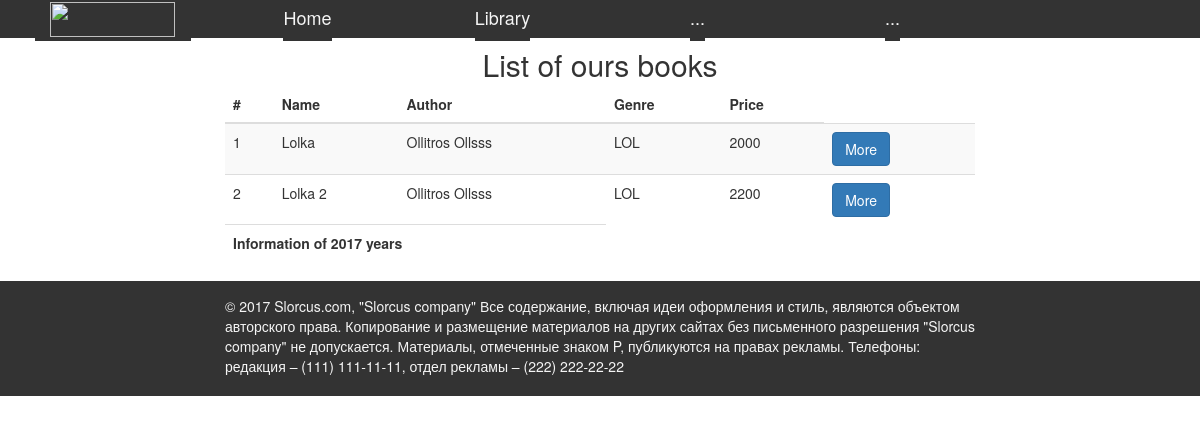
/library/, run on the app's committed database.
### Library/models.py (models this page shows, shortened)
class Book(models.Model):
    name = models.CharField(max_length=48)
    author = models.ForeignKey(Author, blank=True, null=True, default=None)
    genre = models.ForeignKey(Genre, blank=True, null=True, default=None)
    price = models.CharField(max_length=32)
    description = models.TextField(max_length=4096)
    class Meta:
        verbose_name_plural = "Books"
        verbose_name = "Book"

class Author(models.Model):
    name = models.CharField(max_length=48)
    sur_name = models.CharField(max_length=48)
    def __str__(self):
        return "%s %s" % (self.name, self.sur_name)
    class Meta:
        verbose_name_plural = "Authors"
        verbose_name = "Author"

class Genre(models.Model):
    name = models.CharField(max_length=48)
    def __str__(self):
        return "%s" % self.name
    class Meta:
        verbose_name_plural = "Genres"
        verbose_name = "Genre"

### Library/views.py (the view)
# urls.py: url(r'^library/$', views.library, name='library'),
def library(request):
    books = Book.objects.all()
    return render(request, 'library/library.html', locals())

### templates/library/library.html
{% extends 'BASE.html' %}
{% load static %}
{% block content %}
    <h2 style="text-align: center; margin: 0px; margin-bottom: 5px;">List of ours books</h2>
    <div class="row">
        <div class="col-md-8 col-md-offset-2">
            <table class="table table-striped">
                <thead>
        <tr>
            <th>#</th> <th>Name</th> <th>Author</th> <th>Genre</th> <th>Price</th>
        </tr>
    </thead>
    <tbody>
        {% for book in books %}
               <tr>
               <td>{{ book.id }}</td> <td>{{ book.name }}</td> <td>{{ book.author }}</td> <td>{{ book.genre }}</td> <td>{{ book.price }}</td>
                   <td>
                       <form action="{% url "about_book" book.id %}">
                           <button class="btn btn-primary" type="submit">More</button>
                       </form>
                   </td>
           </tr>
       {% endfor %}
    <tbody>
    <tfoot>
        <tr>
            <th colspan="3">Information of 2017 years</th>
        </tr>
    </tfoot>
            </table>
        </div>
    </div>
{% endblock  %}

### data on the page
Book: id "1", name "Lolka", author "Ollitros Ollsss", genre "LOL", price "2000"
Book: id "2", name "Lolka 2", author "Ollitros Ollsss", genre "LOL", price "2200"
